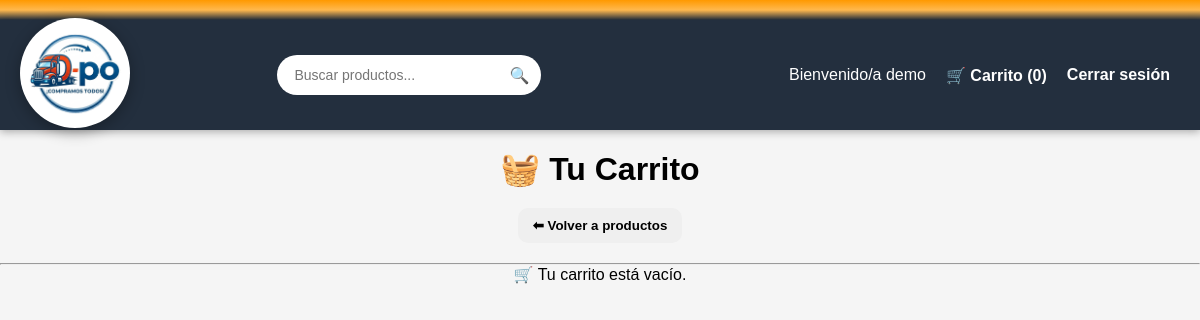
/carrito (signed in), run on an earlier commit of the app's database.
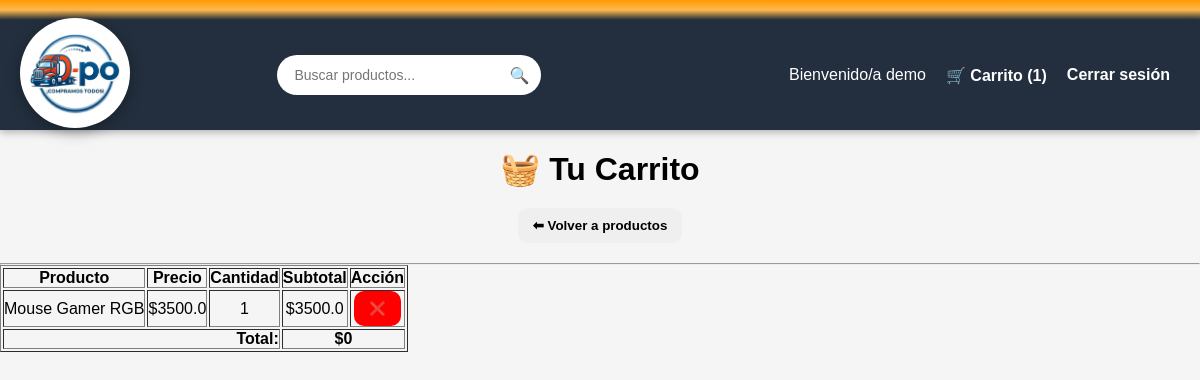
And on a later commit of the database.
### tables this page shows
CREATE TABLE productos (
    id INTEGER PRIMARY KEY AUTOINCREMENT,
    nombre TEXT NOT NULL,
    precio REAL NOT NULL,
    stock INTEGER NOT NULL,
    min_compradores INTEGER NOT NULL,
    compradores_actual INTEGER DEFAULT 0,
    descripcion TEXT,
    imagen TEXT
);

### app.py (the view)
@app.route('/carrito')
def carrito():
    if 'usuario_id' not in session:
        return redirect(url_for('login'))
    usuario = session['usuario_nombre']
    conn = get_db_connection()
    cursor = conn.cursor()
    cursor.execute('''
        SELECT p.id, p.nombre, p.precio, COUNT(*) as cantidad
        FROM carrito c
        JOIN productos p ON c.producto_id = p.id
        WHERE c.usuario = ?
        GROUP BY p.id
    ''', (usuario,))
    filas = cursor.fetchall()
    conn.close()
    items = []
    for f in filas:
        items.append({
            "id": f[0],
            "nombre": f[1],
            "precio": f[2],
            "cantidad": f[3]
        })
    return render_template('carrito.html', items=items)

### app.py (called while the page is built)
def get_db_connection():
    conn = sqlite3.connect(db_path)
    return conn

@app.context_processor
def inject_carrito_count():
    if 'usuario_nombre' in session:
        conn = get_db_connection()
        cursor = conn.cursor()
        cursor.execute(
            "SELECT COUNT(*) FROM carrito WHERE usuario = ?",
            (session['usuario_nombre'],)
        )
        count = cursor.fetchone()[0]
        conn.close()
    else:
        count = 0
    return dict(carrito_count=count)

### templates/carrito.html (shortened to what this page needs)
<!DOCTYPE html>
<html lang="es">
<head>
    <link rel="stylesheet" href="{{ url_for('static', filename='css/style.css') }}">
</head>
<body>
<div class="top-bar"></div>
{% include 'navbar.html' %}
<h1>🧺 Tu Carrito</h1>
<div style="margin-bottom: 20px;">
    {% if session.get('ultimo_producto') %}
        <a href="{{ url_for('detalle_producto', producto_id=session['ultimo_producto']) }}">
            <button>⬅ Volver al producto</button>
        </a>
    {% else %}
        <a href="{{ url_for('home') }}">
            <button>⬅ Volver a productos</button>
        </a>
    {% endif %}
</div>
<hr>
{% if items %}
<table border="1" cellpadding="10">
    <tr>
        <th>Producto</th>
        <th>Precio</th>
        <th>Cantidad</th>
        <th>Subtotal</th>
        <th>Acción</th>
    </tr>
    {% set total = 0 %}
    {% for item in items %}
        {% set subtotal = item['precio'] * item['cantidad'] %}
        {% set total = total + subtotal %}
        <tr>
            <td>{{ item['nombre'] }}</td>
            <td>${{ item['precio'] }}</td>
            <td>{{ item['cantidad'] }}</td>
            <td>${{ subtotal }}</td>
            <td>
                <a href="{{ url_for('eliminar_del_carrito', producto_id=item['id']) }}">
                    <button style="background-color:red;">❌</button>
                </a>
            </td>
        </tr>
    {% endfor %}
    <tr>
        <td colspan="3" style="text-align:right; font-weight:bold;">Total:</td>
        <td colspan="2"><strong>${{ total }}</strong></td>
    </tr>
</table>
{% else %}
<p>🛒 Tu carrito está vacío.</p>
{% endif %}
</body>
</html>

What changed in the data, as far as the page shows it:
now on this page (row edited): productos: nombre "Mouse Gamer RGB", precio "3500.0", cantidad "1"
Also different on the page:
{{ carrito_count }}: "0" → "1"
{{ total }}: (not shown) → "0"
text no longer shown: "🛒 Tu carrito está vacío."
text now shown: "Producto Precio Cantidad Subtotal Acción Total: $"
